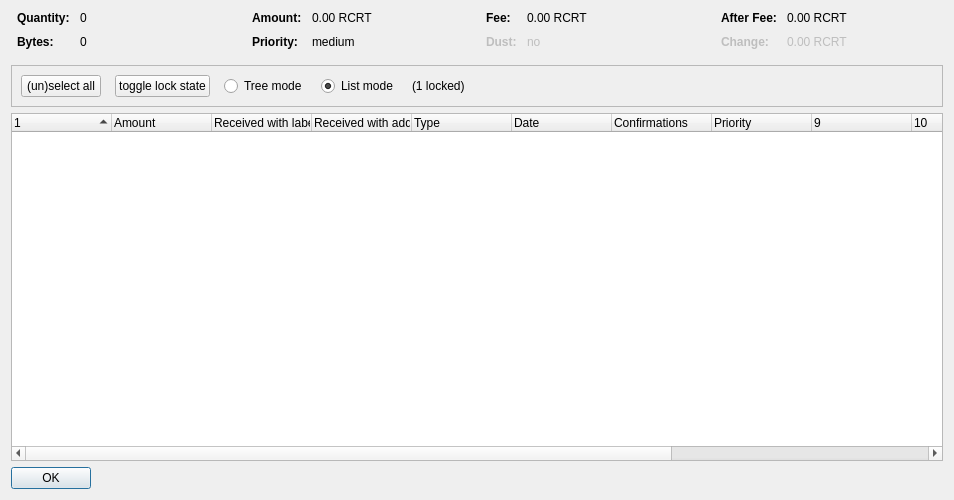
<?xml version="1.0" encoding="UTF-8"?>
<ui version="4.0">
 <class>CoinControlDialog</class>
 <widget class="QDialog" name="CoinControlDialog">
  <property name="geometry">
   <rect>
    <x>0</x>
    <y>0</y>
    <width>954</width>
    <height>500</height>
   </rect>
  </property>
  <property name="windowTitle">
   <string>Coin Selection</string>
  </property>
  <layout class="QVBoxLayout" name="verticalLayout">
   <item>
    <layout class="QHBoxLayout" name="horizontalLayoutTop" stretch="0,0,0,0">
     <property name="topMargin">
      <number>0</number>
     </property>
     <property name="bottomMargin">
      <number>10</number>
     </property>
     <item>
      <layout class="QFormLayout" name="formLayoutCoinControl1">
       <property name="horizontalSpacing">
        <number>10</number>
       </property>
       <property name="verticalSpacing">
        <number>10</number>
       </property>
       <property name="leftMargin">
        <number>6</number>
       </property>
       <property name="rightMargin">
        <number>6</number>
       </property>
       <item row="0" column="0">
        <widget class="QLabel" name="labelCoinControlQuantityText">
         <property name="font">
          <font>
           <weight>75</weight>
           <bold>true</bold>
          </font>
         </property>
         <property name="text">
          <string>Quantity:</string>
         </property>
        </widget>
       </item>
       <item row="0" column="1">
        <widget class="QLabel" name="labelCoinControlQuantity">
         <property name="cursor">
          <cursorShape>IBeamCursor</cursorShape>
         </property>
         <property name="contextMenuPolicy">
          <enum>Qt::ActionsContextMenu</enum>
         </property>
         <property name="text">
          <string notr="true">0</string>
         </property>
         <property name="textInteractionFlags">
          <set>Qt::LinksAccessibleByMouse|Qt::TextSelectableByKeyboard|Qt::TextSelectableByMouse</set>
         </property>
        </widget>
       </item>
       <item row="1" column="0">
        <widget class="QLabel" name="labelCoinControlBytesText">
         <property name="font">
          <font>
           <weight>75</weight>
           <bold>true</bold>
          </font>
         </property>
         <property name="text">
          <string>Bytes:</string>
         </property>
        </widget>
       </item>
       <item row="1" column="1">
        <widget class="QLabel" name="labelCoinControlBytes">
         <property name="cursor">
          <cursorShape>IBeamCursor</cursorShape>
         </property>
         <property name="contextMenuPolicy">
          <enum>Qt::ActionsContextMenu</enum>
         </property>
         <property name="text">
          <string notr="true">0</string>
         </property>
         <property name="textInteractionFlags">
          <set>Qt::LinksAccessibleByMouse|Qt::TextSelectableByKeyboard|Qt::TextSelectableByMouse</set>
         </property>
        </widget>
       </item>
      </layout>
     </item>
     <item>
      <layout class="QFormLayout" name="formLayoutCoinControl2">
       <property name="horizontalSpacing">
        <number>10</number>
       </property>
       <property name="verticalSpacing">
        <number>10</number>
       </property>
       <property name="leftMargin">
        <number>6</number>
       </property>
       <property name="rightMargin">
        <number>6</number>
       </property>
       <item row="0" column="0">
        <widget class="QLabel" name="labelCoinControlAmountText">
         <property name="font">
          <font>
           <weight>75</weight>
           <bold>true</bold>
          </font>
         </property>
         <property name="text">
          <string>Amount:</string>
         </property>
        </widget>
       </item>
       <item row="0" column="1">
        <widget class="QLabel" name="labelCoinControlAmount">
         <property name="cursor">
          <cursorShape>IBeamCursor</cursorShape>
         </property>
         <property name="contextMenuPolicy">
          <enum>Qt::ActionsContextMenu</enum>
         </property>
         <property name="text">
          <string notr="true">0.00 RCRT</string>
         </property>
         <property name="textInteractionFlags">
          <set>Qt::LinksAccessibleByMouse|Qt::TextSelectableByKeyboard|Qt::TextSelectableByMouse</set>
         </property>
        </widget>
       </item>
       <item row="1" column="0">
        <widget class="QLabel" name="labelCoinControlPriorityText">
         <property name="font">
          <font>
           <weight>75</weight>
           <bold>true</bold>
          </font>
         </property>
         <property name="text">
          <string>Priority:</string>
         </property>
        </widget>
       </item>
       <item row="1" column="1">
        <widget class="QLabel" name="labelCoinControlPriority">
         <property name="cursor">
          <cursorShape>IBeamCursor</cursorShape>
         </property>
         <property name="contextMenuPolicy">
          <enum>Qt::ActionsContextMenu</enum>
         </property>
         <property name="text">
          <string>medium</string>
         </property>
         <property name="textInteractionFlags">
          <set>Qt::LinksAccessibleByMouse|Qt::TextSelectableByKeyboard|Qt::TextSelectableByMouse</set>
         </property>
        </widget>
       </item>
      </layout>
     </item>
     <item>
      <layout class="QFormLayout" name="formLayoutCoinControl3">
       <property name="horizontalSpacing">
        <number>10</number>
       </property>
       <property name="verticalSpacing">
        <number>10</number>
       </property>
       <property name="leftMargin">
        <number>6</number>
       </property>
       <property name="rightMargin">
        <number>6</number>
       </property>
       <item row="0" column="0">
        <widget class="QLabel" name="labelCoinControlFeeText">
         <property name="font">
          <font>
           <weight>75</weight>
           <bold>true</bold>
          </font>
         </property>
         <property name="text">
          <string>Fee:</string>
         </property>
        </widget>
       </item>
       <item row="0" column="1">
        <widget class="QLabel" name="labelCoinControlFee">
         <property name="cursor">
          <cursorShape>IBeamCursor</cursorShape>
         </property>
         <property name="contextMenuPolicy">
          <enum>Qt::ActionsContextMenu</enum>
         </property>
         <property name="text">
          <string notr="true">0.00 RCRT</string>
         </property>
         <property name="textInteractionFlags">
          <set>Qt::LinksAccessibleByMouse|Qt::TextSelectableByKeyboard|Qt::TextSelectableByMouse</set>
         </property>
        </widget>
       </item>
       <item row="1" column="0">
        <widget class="QLabel" name="labelCoinControlLowOutputText">
         <property name="enabled">
          <bool>false</bool>
         </property>
         <property name="font">
          <font>
           <weight>75</weight>
           <bold>true</bold>
          </font>
         </property>
         <property name="text">
          <string>Dust:</string>
         </property>
        </widget>
       </item>
       <item row="1" column="1">
        <widget class="QLabel" name="labelCoinControlLowOutput">
         <property name="enabled">
          <bool>false</bool>
         </property>
         <property name="cursor">
          <cursorShape>IBeamCursor</cursorShape>
         </property>
         <property name="contextMenuPolicy">
          <enum>Qt::ActionsContextMenu</enum>
         </property>
         <property name="text">
          <string>no</string>
         </property>
         <property name="textInteractionFlags">
          <set>Qt::LinksAccessibleByMouse|Qt::TextSelectableByKeyboard|Qt::TextSelectableByMouse</set>
         </property>
        </widget>
       </item>
      </layout>
     </item>
     <item>
      <layout class="QFormLayout" name="formLayoutCoinControl4">
       <property name="horizontalSpacing">
        <number>10</number>
       </property>
       <property name="verticalSpacing">
        <number>10</number>
       </property>
       <property name="leftMargin">
        <number>6</number>
       </property>
       <property name="rightMargin">
        <number>6</number>
       </property>
       <item row="0" column="0">
        <widget class="QLabel" name="labelCoinControlAfterFeeText">
         <property name="font">
          <font>
           <weight>75</weight>
           <bold>true</bold>
          </font>
         </property>
         <property name="text">
          <string>After Fee:</string>
         </property>
        </widget>
       </item>
       <item row="0" column="1">
        <widget class="QLabel" name="labelCoinControlAfterFee">
         <property name="cursor">
          <cursorShape>IBeamCursor</cursorShape>
         </property>
         <property name="contextMenuPolicy">
          <enum>Qt::ActionsContextMenu</enum>
         </property>
         <property name="text">
          <string notr="true">0.00 RCRT</string>
         </property>
         <property name="textInteractionFlags">
          <set>Qt::LinksAccessibleByMouse|Qt::TextSelectableByKeyboard|Qt::TextSelectableByMouse</set>
         </property>
        </widget>
       </item>
       <item row="1" column="0">
        <widget class="QLabel" name="labelCoinControlChangeText">
         <property name="enabled">
          <bool>false</bool>
         </property>
         <property name="font">
          <font>
           <weight>75</weight>
           <bold>true</bold>
          </font>
         </property>
         <property name="text">
          <string>Change:</string>
         </property>
        </widget>
       </item>
       <item row="1" column="1">
        <widget class="QLabel" name="labelCoinControlChange">
         <property name="enabled">
          <bool>false</bool>
         </property>
         <property name="cursor">
          <cursorShape>IBeamCursor</cursorShape>
         </property>
         <property name="contextMenuPolicy">
          <enum>Qt::ActionsContextMenu</enum>
         </property>
         <property name="text">
          <string notr="true">0.00 RCRT</string>
         </property>
         <property name="textInteractionFlags">
          <set>Qt::LinksAccessibleByMouse|Qt::TextSelectableByKeyboard|Qt::TextSelectableByMouse</set>
         </property>
        </widget>
       </item>
      </layout>
     </item>
    </layout>
   </item>
   <item>
    <widget class="QFrame" name="frame">
     <property name="minimumSize">
      <size>
       <width>0</width>
       <height>40</height>
      </size>
     </property>
     <property name="frameShape">
      <enum>QFrame::StyledPanel</enum>
     </property>
     <property name="frameShadow">
      <enum>QFrame::Sunken</enum>
     </property>
     <layout class="QHBoxLayout" name="horizontalLayout">
      <item>
       <layout class="QHBoxLayout" name="horizontalLayoutPanel" stretch="0,0,0,0,0,0">
        <property name="spacing">
         <number>14</number>
        </property>
        <item>
         <widget class="QPushButton" name="pushButtonSelectAll">
          <property name="sizePolicy">
           <sizepolicy hsizetype="Maximum" vsizetype="Fixed">
            <horstretch>0</horstretch>
            <verstretch>0</verstretch>
           </sizepolicy>
          </property>
          <property name="text">
           <string>(un)select all</string>
          </property>
          <property name="autoDefault">
           <bool>false</bool>
          </property>
         </widget>
        </item>
        <item>
         <widget class="QPushButton" name="pushButtonToggleLock">
          <property name="sizePolicy">
           <sizepolicy hsizetype="Maximum" vsizetype="Fixed">
            <horstretch>0</horstretch>
            <verstretch>0</verstretch>
           </sizepolicy>
          </property>
          <property name="text">
           <string>toggle lock state</string>
          </property>
          <property name="autoDefault">
           <bool>false</bool>
          </property>
         </widget>
        </item>
        <item>
         <widget class="QRadioButton" name="radioTreeMode">
          <property name="sizePolicy">
           <sizepolicy hsizetype="Maximum" vsizetype="Fixed">
            <horstretch>0</horstretch>
            <verstretch>0</verstretch>
           </sizepolicy>
          </property>
          <property name="text">
           <string>Tree mode</string>
          </property>
         </widget>
        </item>
        <item>
         <widget class="QRadioButton" name="radioListMode">
          <property name="sizePolicy">
           <sizepolicy hsizetype="Maximum" vsizetype="Fixed">
            <horstretch>0</horstretch>
            <verstretch>0</verstretch>
           </sizepolicy>
          </property>
          <property name="text">
           <string>List mode</string>
          </property>
          <property name="checked">
           <bool>true</bool>
          </property>
         </widget>
        </item>
        <item>
         <widget class="QLabel" name="labelLocked">
          <property name="text">
           <string>(1 locked)</string>
          </property>
         </widget>
        </item>
        <item>
         <spacer name="horizontalSpacer">
          <property name="orientation">
           <enum>Qt::Horizontal</enum>
          </property>
          <property name="sizeHint" stdset="0">
           <size>
            <width>40</width>
            <height>20</height>
           </size>
          </property>
         </spacer>
        </item>
       </layout>
      </item>
     </layout>
    </widget>
   </item>
   <item>
    <widget class="CoinControlTreeWidget" name="treeWidget">
     <property name="contextMenuPolicy">
      <enum>Qt::CustomContextMenu</enum>
     </property>
     <property name="sortingEnabled">
      <bool>false</bool>
     </property>
     <property name="columnCount">
      <number>13</number>
     </property>
     <attribute name="headerShowSortIndicator" stdset="0">
      <bool>true</bool>
     </attribute>
     <attribute name="headerStretchLastSection">
      <bool>false</bool>
     </attribute>
     <column>
      <property name="text">
       <string/>
      </property>
     </column>
     <column>
      <property name="text">
       <string>Amount</string>
      </property>
     </column>
     <column>
      <property name="text">
       <string>Received with label</string>
      </property>
     </column>
     <column>
      <property name="text">
       <string>Received with address</string>
      </property>
     </column>
     <column>
      <property name="text">
	<string>Type</string>
      </property>
     </column>
     <column>
      <property name="text">	 
       <string>Date</string>
      </property>
     </column>
     <column>
      <property name="text">
       <string>Confirmations</string>
      </property>
      <property name="toolTip">
       <string>Confirmed</string>
      </property>
     </column>
     <column>
      <property name="text">
       <string>Priority</string>
      </property>
     </column>
     <column>
      <property name="text">
       <string/>
      </property>
     </column>
     <column>
      <property name="text">
       <string/>
      </property>
     </column>
     <column>
      <property name="text">
       <string/>
      </property>
     </column>
     <column>
      <property name="text">
       <string/>
      </property>
     </column>
     <column>
      <property name="text">
       <string/>
      </property>
     </column>
    </widget>
   </item>
   <item>
    <widget class="QDialogButtonBox" name="buttonBox">
     <property name="sizePolicy">
      <sizepolicy hsizetype="Maximum" vsizetype="Fixed">
       <horstretch>0</horstretch>
       <verstretch>0</verstretch>
      </sizepolicy>
     </property>
     <property name="orientation">
      <enum>Qt::Horizontal</enum>
     </property>
     <property name="standardButtons">
      <set>QDialogButtonBox::Ok</set>
     </property>
    </widget>
   </item>
  </layout>
 </widget>
 <customwidgets>
  <customwidget>
   <class>CoinControlTreeWidget</class>
   <extends>QTreeWidget</extends>
   <header>coincontroltreewidget.h</header>
  </customwidget>
 </customwidgets>
 <resources/>
 <connections/>
</ui>
